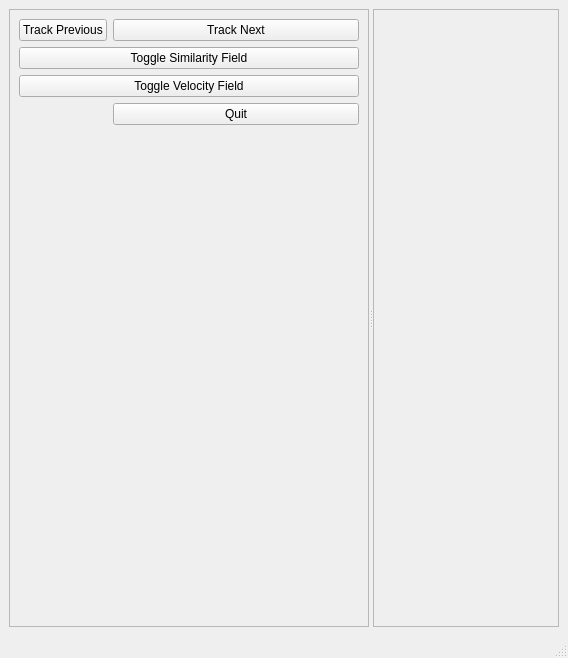
<?xml version="1.0" encoding="UTF-8"?>
<ui version="4.0">
 <class>MainWindow</class>
 <widget class="QMainWindow" name="MainWindow">
  <property name="geometry">
   <rect>
    <x>0</x>
    <y>0</y>
    <width>568</width>
    <height>658</height>
   </rect>
  </property>
  <property name="windowTitle">
   <string>Bubble Tracking Visualization</string>
  </property>
  <widget class="QWidget" name="centralwidget">
   <layout class="QHBoxLayout" name="horizontalLayout">
    <item>
     <widget class="QSplitter" name="splitter">
      <property name="orientation">
       <enum>Qt::Horizontal</enum>
      </property>
      <widget class="QFrame" name="frame">
       <property name="maximumSize">
        <size>
         <width>414</width>
         <height>16777215</height>
        </size>
       </property>
       <property name="frameShape">
        <enum>QFrame::StyledPanel</enum>
       </property>
       <property name="frameShadow">
        <enum>QFrame::Raised</enum>
       </property>
       <layout class="QFormLayout" name="formLayout">
        <item row="0" column="0">
         <widget class="QPushButton" name="pushButton_4">
          <property name="text">
           <string>Track Previous</string>
          </property>
         </widget>
        </item>
        <item row="0" column="1">
         <widget class="QPushButton" name="pushButton_3">
          <property name="text">
           <string>Track Next</string>
          </property>
         </widget>
        </item>
        <item row="1" column="0" colspan="2">
         <widget class="QPushButton" name="pushButton_2">
          <property name="text">
           <string>Toggle Similarity Field</string>
          </property>
         </widget>
        </item>
        <item row="2" column="0" colspan="2">
         <widget class="QPushButton" name="pushButton">
          <property name="text">
           <string>Toggle Velocity Field</string>
          </property>
         </widget>
        </item>
        <item row="3" column="1">
         <widget class="QPushButton" name="pushButton_5">
          <property name="text">
           <string>Quit</string>
          </property>
         </widget>
        </item>
       </layout>
      </widget>
      <widget class="QFrame" name="vtk_panel">
       <property name="frameShape">
        <enum>QFrame::StyledPanel</enum>
       </property>
       <property name="frameShadow">
        <enum>QFrame::Raised</enum>
       </property>
      </widget>
     </widget>
    </item>
   </layout>
  </widget>
  <widget class="QMenuBar" name="menubar">
   <property name="geometry">
    <rect>
     <x>0</x>
     <y>0</y>
     <width>568</width>
     <height>22</height>
    </rect>
   </property>
  </widget>
  <widget class="QStatusBar" name="statusbar"/>
 </widget>
 <resources/>
 <connections/>
</ui>
